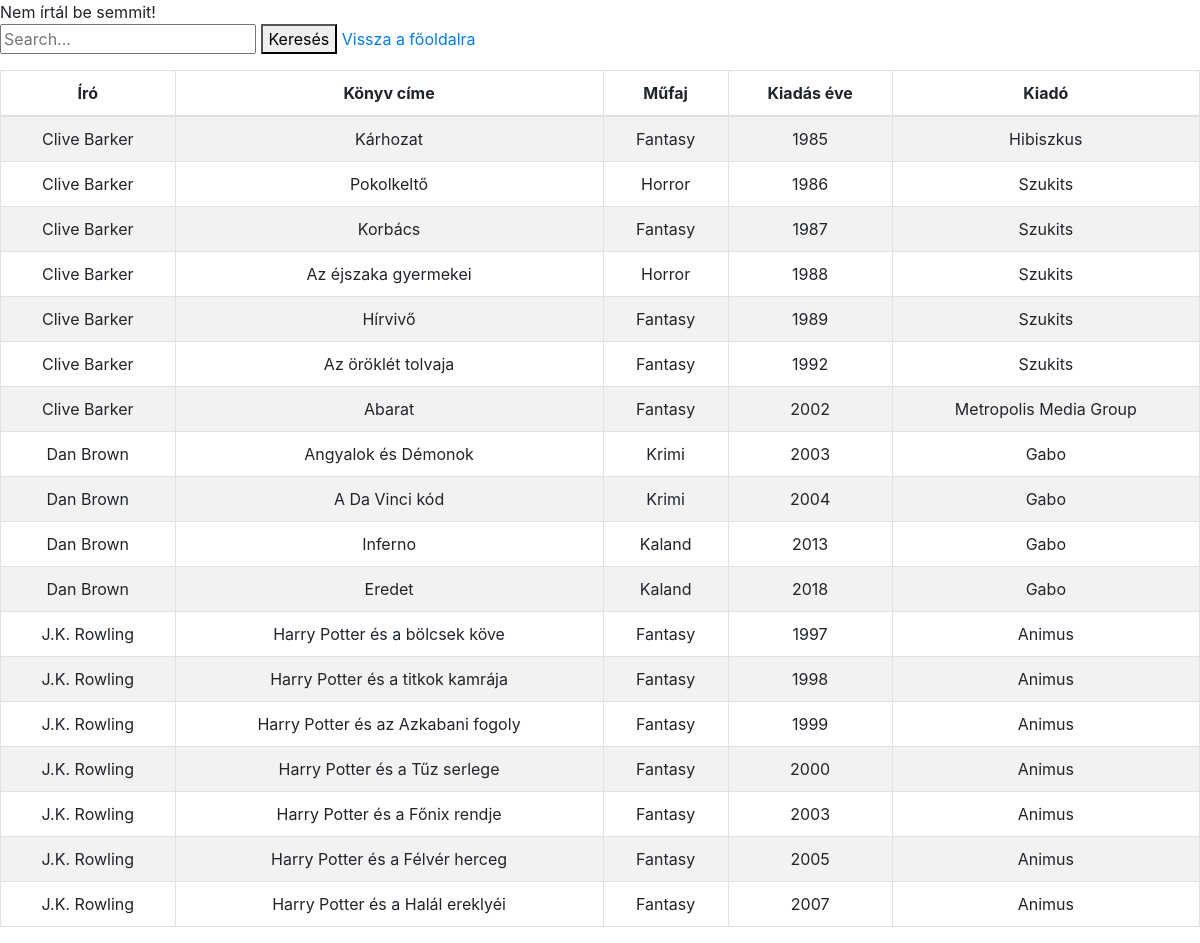
/searchlist.php, run on the app's committed database.
### tables this page shows
CREATE TABLE `books` (
  `id` int(11) NOT NULL,
  `auth_id` int(11) NOT NULL,
  `book_title` varchar(255) NOT NULL,
  `release_year` int(11) NOT NULL,
  `pub_id` int(11) NOT NULL,
  `style_id` int(11) NOT NULL
);

CREATE TABLE `authors` (
  `id` int(11) NOT NULL,
  `auth_name` varchar(255) NOT NULL
);

CREATE TABLE `styles` (
  `id` int(11) NOT NULL,
  `styles` varchar(255) NOT NULL
);

CREATE TABLE `publisher` (
  `id` int(11) NOT NULL,
  `pub_name` varchar(255) NOT NULL
);

### searchlist.php (called while the page is built, shortened)
<?php
require_once 'bookmodel.php';
$search = searchBooks();
require_once 'searchresult.php';
?>

### bookmodel.php (called while the page is built, shortened)
<?php
require_once 'connection.php';
function searchBooks() {
    $conn = connection();
    $search_value = $_POST['search'];
    $sql = "SELECT * "
            . "FROM books "
            . "LEFT JOIN authors ON (books.auth_id = authors.id) "
            . "LEFT JOIN publisher ON (books.pub_id = publisher.id) "
            . "LEFT JOIN styles ON (books.style_id = styles.id)"
            . "WHERE book_title "
            . "LIKE '%$search_value%' "
            . "OR styles LIKE '%$search_value%' "
            . "OR auth_name LIKE '%$search_value%'"
            . "OR release_year LIKE '%$search_value%'"
            . "OR pub_name LIKE '%$search_value%'";
    $result = dbSelect($conn, $sql);
    $detail = fetchAll($result);
    return $detail;
}
?>

### connection.php (called while the page is built, shortened)
<?php
function dbSelect($link, $query){
    return mysqli_query($link, $query);
}
function fetchAll($result, $type='assoc'){
    if($type === 'assoc' || $type === ''){
        $detail = [];
        while($row = mysqli_fetch_assoc($result)){
            $detail[] = $row;
        }
        return $detail;
    }
    return false;
}
?>

### searchresult.php (the view, shortened to what this page needs)
<?php
    require_once 'searchlist.php';
?>
<!DOCTYPE html>
<html>
    <head>
        <link href="https://cdnjs.cloudflare.com/ajax/libs/twitter-bootstrap/4.5.2/css/bootstrap.css" rel="stylesheet">
        <link href="https://cdn.datatables.net/1.11.3/css/dataTables.bootstrap4.min.css" rel="stylesheet">
    </head>
    <body>
        <form action="searchlist.php" method="POST">
            <input class="dataTable-input" placeholder="Search..." type="text" name="search" id="search">
            <button type="submit" name="submit" value="search">Keresés</button>
            <a href="index.php">Vissza a főoldalra</a>
        </form>
        <table id="example" class="table table-striped table-bordered" style=" width:100%; text-align:center;">
            <thead>
                <tr>
                    <th>Író</th>
                    <th>Könyv címe</th>
                    <th>Műfaj</th>
                    <th>Kiadás éve</th>
                    <th>Kiadó</th>
                </tr>
            </thead>
            <tbody>
                <?php
                if(isset($search)){
                    foreach ($search as $key => $value) {
                ?>
                <tr>
                    <td><?php print($value['auth_name']); ?></td>
                    <td><?php print($value['book_title']); ?></td>
                    <td><?php print($value['styles']); ?></td>
                    <td><?php print($value['release_year']); ?></td>
                    <td><?php print($value['pub_name']); ?></td>
                </tr>
                <?php
                    }
                }
                ?>
            </tbody>
        </table>
    </body>
</html>

### data on the page
books: auth.auth_name "Clive Barker", book_title "Kárhozat", style.styles "Fantasy", release_year "1985", pub.pub_name "Hibiszkus"
books: auth.auth_name "Clive Barker", book_title "Pokolkeltő", style.styles "Horror", release_year "1986", pub.pub_name "Szukits"
books: auth.auth_name "Clive Barker", book_title "Korbács", style.styles "Fantasy", release_year "1987", pub.pub_name "Szukits"
books: auth.auth_name "Clive Barker", book_title "Az éjszaka gyermekei", style.styles "Horror", release_year "1988", pub.pub_name "Szukits"
books: auth.auth_name "Clive Barker", book_title "Hírvivő", style.styles "Fantasy", release_year "1989", pub.pub_name "Szukits"
books: auth.auth_name "Clive Barker", book_title "Az öröklét tolvaja", style.styles "Fantasy", release_year "1992", pub.pub_name "Szukits"
books: auth.auth_name "Clive Barker", book_title "Abarat", style.styles "Fantasy", release_year "2002", pub.pub_name "Metropolis Media Group"
books: auth.auth_name "Dan Brown", book_title "Angyalok és Démonok", style.styles "Krimi", release_year "2003", pub.pub_name "Gabo"
books: auth.auth_name "Dan Brown", book_title "A Da Vinci kód", style.styles "Krimi", release_year "2004", pub.pub_name "Gabo"
books: auth.auth_name "Dan Brown", book_title "Inferno", style.styles "Kaland", release_year "2013", pub.pub_name "Gabo"
books: auth.auth_name "Dan Brown", book_title "Eredet", style.styles "Kaland", release_year "2018", pub.pub_name "Gabo"
books: auth.auth_name "J.K. Rowling", book_title "Harry Potter és a bölcsek köve", style.styles "Fantasy", release_year "1997", pub.pub_name "Animus"
books: auth.auth_name "J.K. Rowling", book_title "Harry Potter és a titkok kamrája", style.styles "Fantasy", release_year "1998", pub.pub_name "Animus"
books: auth.auth_name "J.K. Rowling", book_title "Harry Potter és az Azkabani fogoly", style.styles "Fantasy", release_year "1999", pub.pub_name "Animus"
books: auth.auth_name "J.K. Rowling", book_title "Harry Potter és a Tűz serlege", style.styles "Fantasy", release_year "2000", pub.pub_name "Animus"
books: auth.auth_name "J.K. Rowling", book_title "Harry Potter és a Főnix rendje", style.styles "Fantasy", release_year "2003", pub.pub_name "Animus"
books: auth.auth_name "J.K. Rowling", book_title "Harry Potter és a Félvér herceg", style.styles "Fantasy", release_year "2005", pub.pub_name "Animus"
books: auth.auth_name "J.K. Rowling", book_title "Harry Potter és a Halál ereklyéi", style.styles "Fantasy", release_year "2007", pub.pub_name "Animus"
